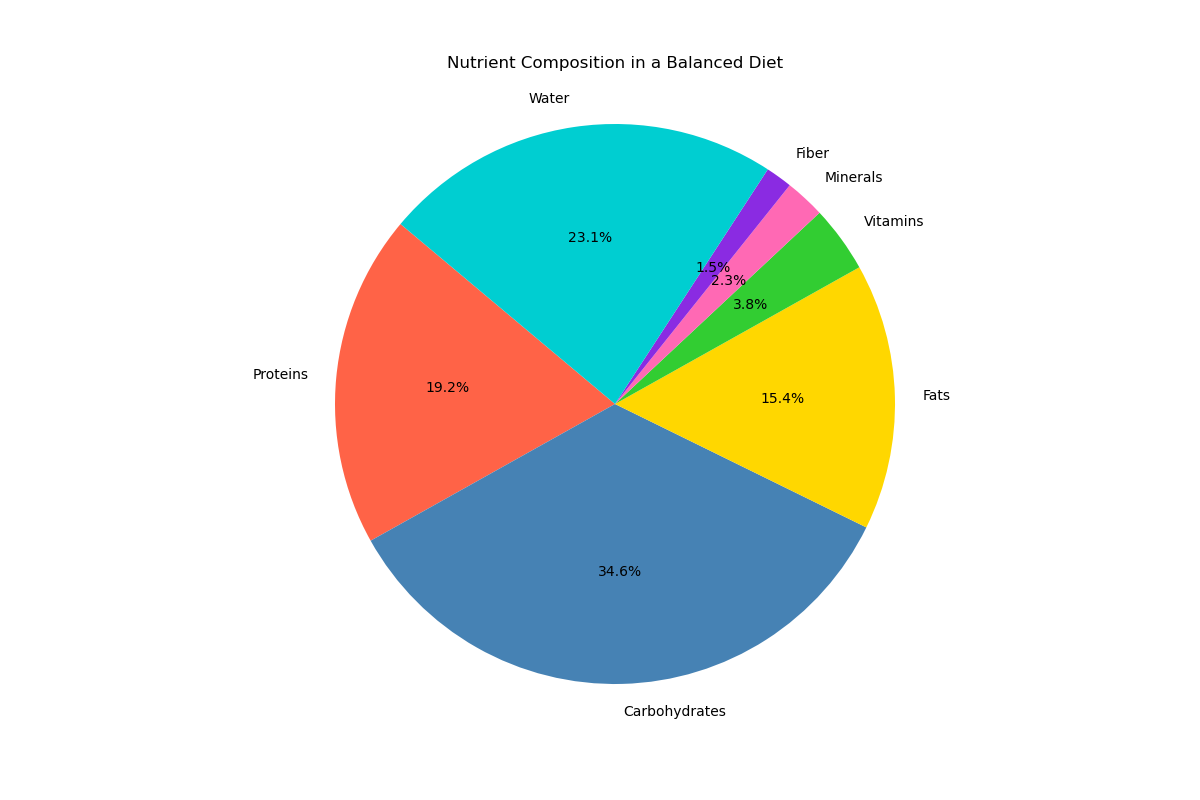

This chart was generated by the following Python code:

import matplotlib.pyplot as plt

# Data to plot
labels = 'Proteins', 'Carbohydrates', 'Fats', 'Vitamins', 'Minerals', 'Fiber', 'Water'
sizes = [25, 45, 20, 5, 3, 2, 30]
colors = ['#ff6347','#4682b4','#ffd700','#32cd32','#ff69b4','#8a2be2','#00ced1']

# Change the size of the figure (width, height)
plt.figure(figsize=(12, 8))

# Plot
plt.pie(sizes, labels=labels, colors=colors, autopct='%1.1f%%', startangle=140)

plt.title('Nutrient Composition in a Balanced Diet', pad=20)
plt.axis('equal')  # Equal aspect ratio ensures that pie is drawn as a circle.
plt.show()
